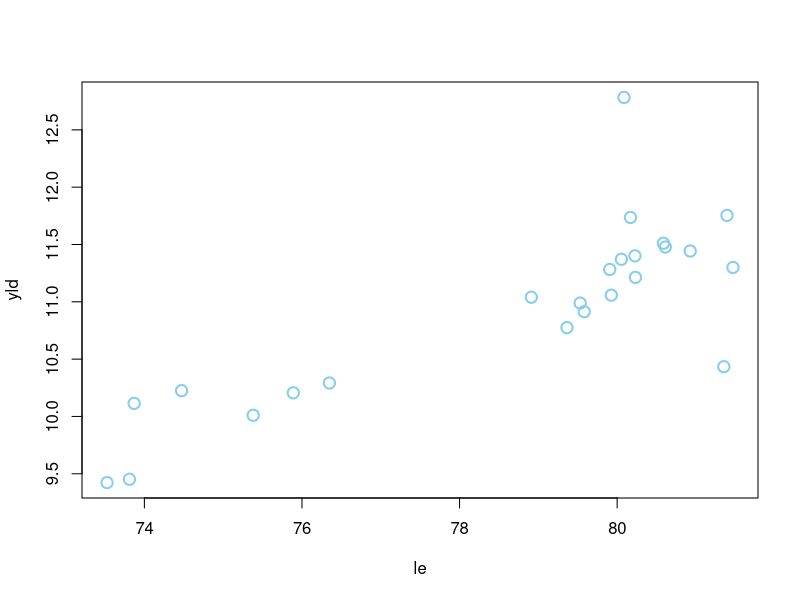
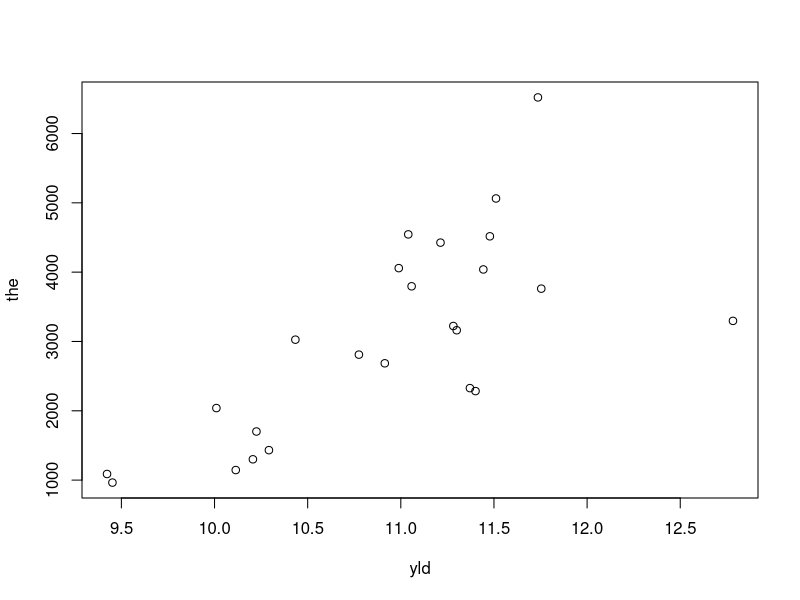
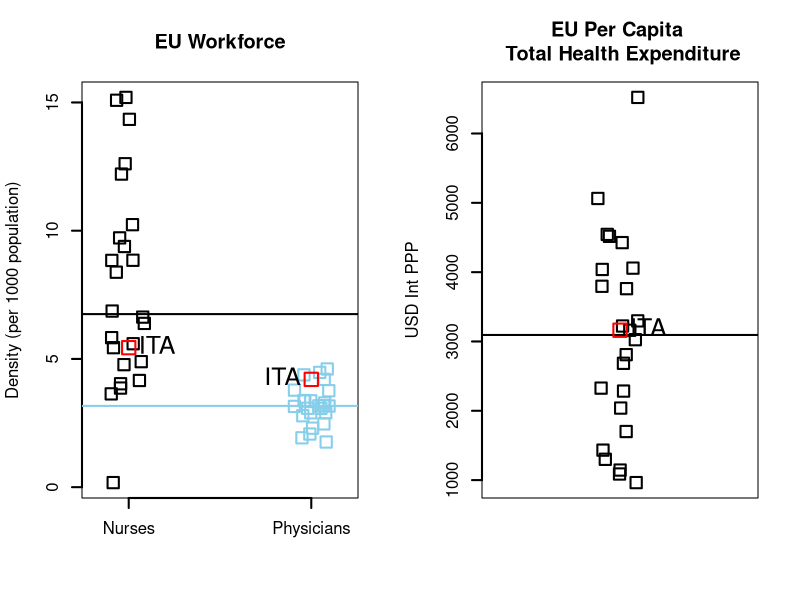
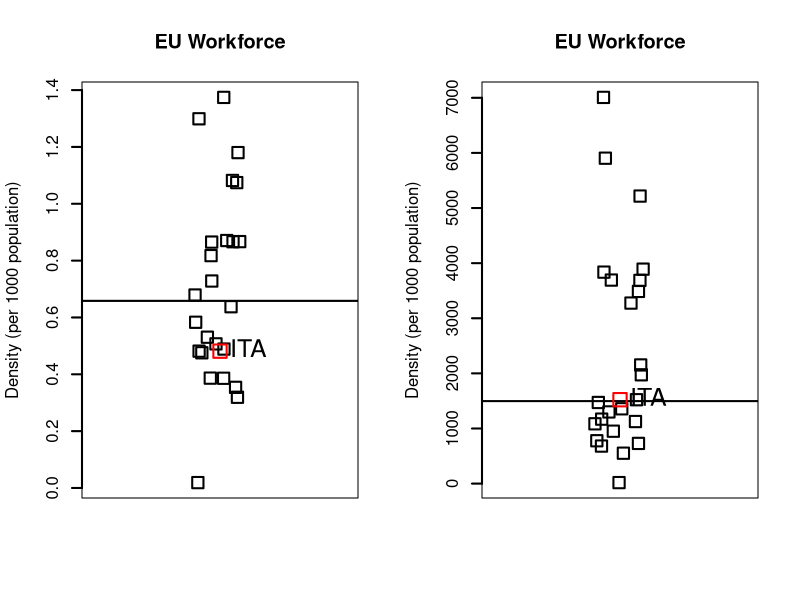

These figures' R source, in order:
## ---- chunk 1
knitr::opts_chunk$set(echo = TRUE)
## ---- chunk 2
library(data.table)

data <- read.csv("Workforce_Output_EU.csv")

head(data)

attach(data)
## ---- chunk 3
ID <- "ITA"

## ---- chunk 4
plot(le, yld, col="skyblue", cex=1.5, lty = "solid", lwd = 2)
plot(yld, the)

## ---- chunk 5
par(mfrow=c(1,2))

strip.data.1 <- data.frame("Nurses"=rn, "Physicians"= md)
stripchart(strip.data.1, 
           vertical=TRUE,
           col=c("black", "skyblue"),
           cex=1.5,
           lty = "solid", 
           lwd = 2,
           method="jitter", 
           main="EU Workforce",
           ylab="Density (per 1000 population)")
abline(h=c(median(rn), median(md)),col=c("black", "skyblue"),
           lty = "solid", 
           lwd = 2) 
points(c(data$rn[data$country == ID], data$md[data$country == ID]), pch=22, col="red", cex = 2, lty = "solid", lwd = 2)
text(c(data$rn[data$country == ID], data$md[data$country == ID]), labels=ID, cex= 1.5, pos=c(4,2))
summary(strip.data.1)

strip.data.2 <- data.frame("THE"=the)
stripchart(strip.data.2, 
           vertical=TRUE,
           col=c("black"),
           cex=1.5,
           lty = "solid", 
           lwd = 2,
           method="jitter", 
           main="EU Per Capita \n Total Health Expenditure",
           ylab="USD Int PPP")
abline(h=c(median(the)),col=c("black"),
           lty = "solid", 
           lwd = 2)
points(c(data$the[data$country == ID]), pch=22, col="red", cex = 2, lty = "solid", lwd = 2)
text(c(data$the[data$country == ID]), labels=ID, cex= 1.5, pos=c(4,2))
summary(strip.data.2)

par(mfrow=c(1,2))

strip.data.3 <- data.frame("Nurses"=CareX)
stripchart(strip.data.3, 
           vertical=TRUE,
           col=c("black", "skyblue"),
           cex=1.5,
           lty = "solid", 
           lwd = 2,
           method="jitter", 
           main="EU Workforce",
           ylab="Density (per 1000 population)")
abline(h=c(median(CareX)),col=c("black", "skyblue"),
           lty = "solid", 
           lwd = 2) 
points(c(data$CareX[data$country == ID]), pch=22, col="red", cex = 2, lty = "solid", lwd = 2)
text(c(data$CareX[data$country == ID]), labels=ID, cex= 1.5, pos=c(4,2))
summary(strip.data.3)

strip.data.4 <- data.frame("Nurses"=CareV)
stripchart(strip.data.4, 
           vertical=TRUE,
           col=c("black", "skyblue"),
           cex=1.5,
           lty = "solid", 
           lwd = 2,
           method="jitter", 
           main="EU Workforce",
           ylab="Density (per 1000 population)")
abline(h=c(median(CareV)),col=c("black", "skyblue"),
           lty = "solid", 
           lwd = 2) 
points(c(data$CareV[data$country == ID]), pch=22, col="red", cex = 2, lty = "solid", lwd = 2)
text(c(data$CareV[data$country == ID]), labels=ID, cex= 1.5, pos=c(4,2))
summary(strip.data.4)
